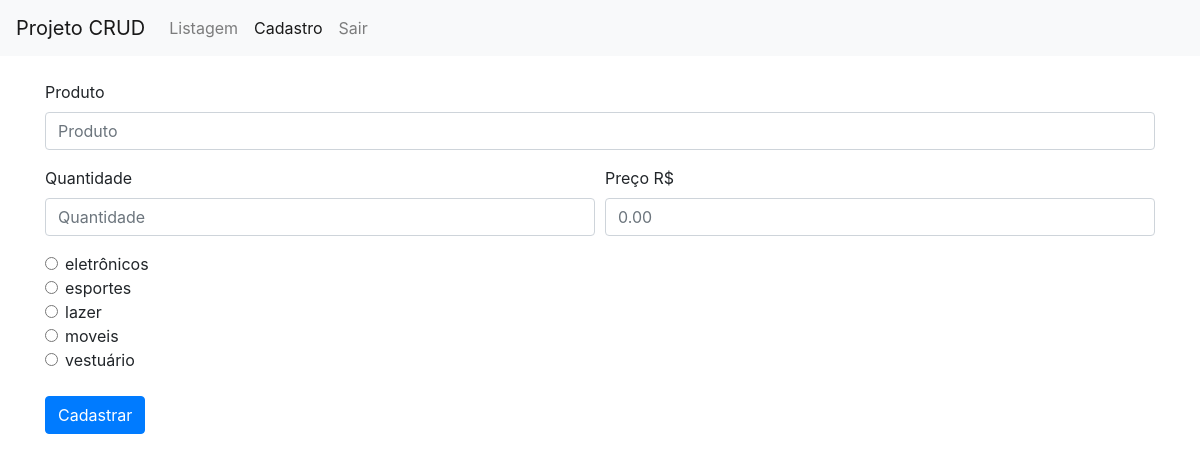
The app's page /cadastro.php (signed in) with its own data.
### tables this page shows
CREATE TABLE `categorias` (
  `id` int(11) NOT NULL AUTO_INCREMENT,
  `nome` varchar(100) NOT NULL,
  `descricao` varchar(255) DEFAULT NULL,
  PRIMARY KEY (`id`)
);

### inc/utils.php (called while the page is built, shortened)
<?php
function getCategories($conn) {
  $query = "SELECT * FROM categorias ORDER BY nome ASC";
  return mysqli_query($conn, $query);
}

### cadastro.php (the view, shortened to what this page needs)
<?php
include_once("inc/utils.php");
$conn = getConn();
if($conn) {
  $categories = getCategories($conn);
}
?>
<!doctype html>
<html lang="en">
  <head>
    <?php include_once("inc/header.php"); ?>
  </head>
  <body>
    <?php include_once("inc/navbar.php"); ?>
    <div class="container">
      <br>
      <form action="cadastro.php" method="POST">
        <div class="form-row">
          <div class="form-group col-md-12">
            <label for="produto">Produto</label>
            <input type="text" name="nome" class="form-control" id="produto" placeholder="Produto">
          </div>
        </div>
        <div class="form-row">
          <div class="form-group col-md-6">
            <label for="quantidade">Quantidade</label>
            <input type="text" name="quant" class="form-control" id="quantidade" placeholder="Quantidade">
          </div>
          <div class="form-group col-md-6">
            <label for="preco">Preço R$</label>
            <input type="text" name="preco" class="form-control" id="preco" placeholder="0.00">
          </div>
        </div>
        <?php while( $categ = mysqli_fetch_assoc($categories) ): ?>
          <div class="form-check">
            <input class="form-check-input" type="radio" name="id_categoria" id="categ-<?= $categ['id'] ?>" value="<?= $categ['id'] ?>">
            <label class="form-check-label" for="categ-<?= $categ['id'] ?>">
              <?= $categ['nome'] ?>
            </label>
          </div>
        <?php endwhile; ?>
        <br>
        <button type="submit" class="btn btn-primary">Cadastrar</button>
      </form>
    </div>
  </body>
</html>

### records on screen
categorias: nome "eletrônicos"
categorias: nome "esportes"
categorias: nome "lazer"
categorias: nome "moveis"
categorias: nome "vestuário"
